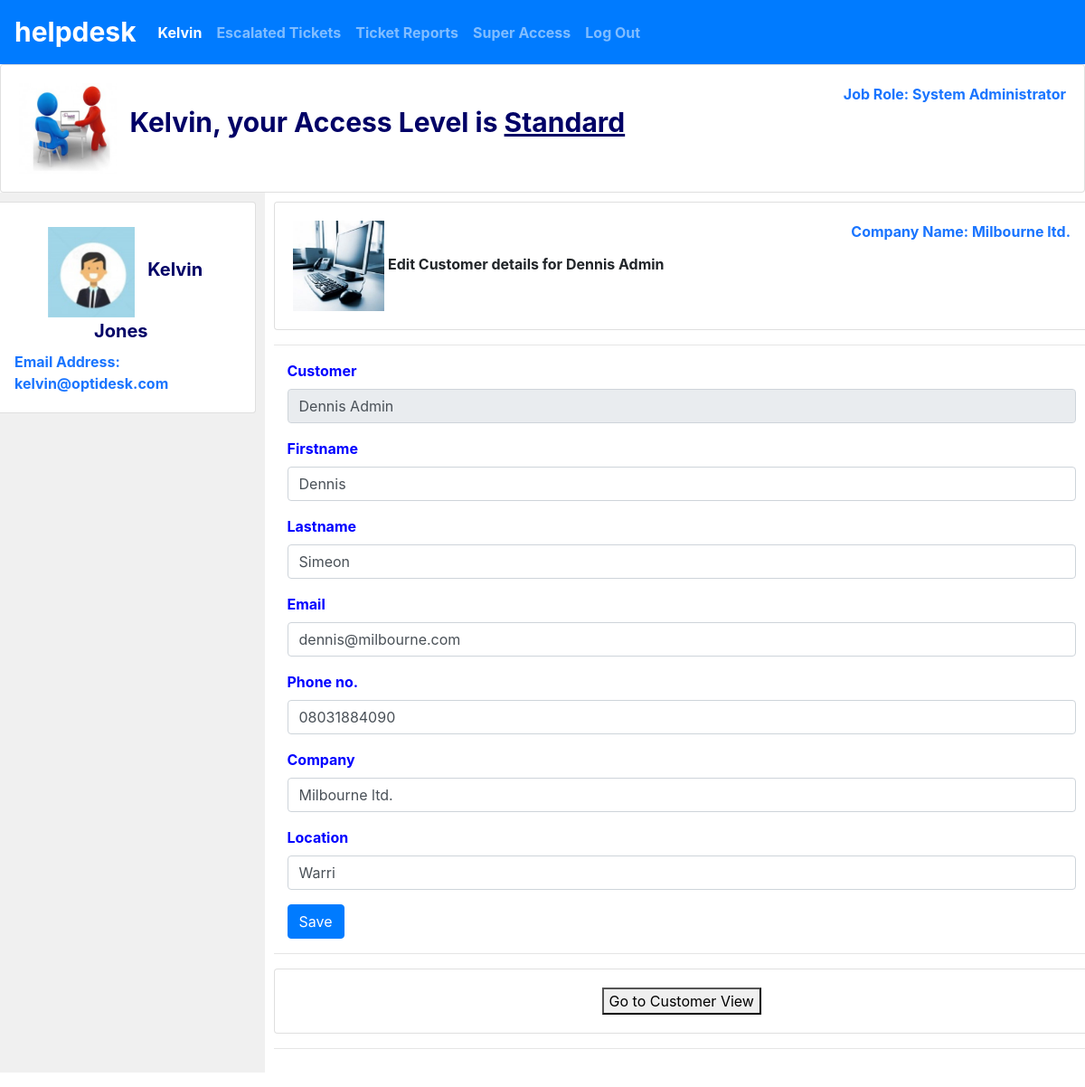
Screenshot of /edit_customer/1 (signed in) with the database file from the repository.
### helpdesk/models.py (models this page shows, shortened)
class User(AbstractUser):
    pass
    ACCESS = (
        ('Regular', 'Regular'),
        ('Standard', 'Standard'),
        ('Admin', 'Admin')
    )
    access = models.CharField(max_length=15, choices=ACCESS, verbose_name="access", default="Regular")
    role = models.CharField(max_length=60)
    location = models.CharField(max_length=120, blank=True)

class Dynamics(models.Model):
    name = models.CharField(max_length=150)
    image = models.ImageField(upload_to='images', blank=True, null=True)

class Picture(models.Model):
    user = models.ForeignKey(User, on_delete=models.CASCADE, related_name='image_profile')
    image = models.ImageField(upload_to='images', null=True)

class Customer(models.Model):
    customer =  models.CharField(max_length=30, unique=True)
    firstname =  models.CharField(max_length=30)
    lastname =  models.CharField(max_length=30)
    email =  models.CharField(max_length=30)
    phone_no = models.CharField(max_length=20)
    company = models.CharField(max_length=30)
    location = models.CharField(max_length=120, blank=True)

### helpdesk/views.py (the view, shortened to what this page needs)
# urls.py: path("edit_customer/<int:id>", views.edit_customer, name="edit_customer"),
def edit_customer(request, id):
    if request.user.is_authenticated:
        user = request.user
        user_picture = User.objects.get(username=user)
        pictures = Picture.objects.filter(user=user_picture)
        pictures_count = pictures.count()
        if pictures_count == 0:
            picture = Dynamics.objects.get(id=1)
        else:
            picture = pictures.first()
            if request.method == 'GET':
                profile = Customer.objects.get(id=id)
                return render(request, "helpdesk/edit_customer.html", {
                    "picture": picture,
                    "support": Dynamics.objects.get(id=4),
                    "helpdesk": Dynamics.objects.get(id=2),
			        "profile": profile
			        })
    else:
        return redirect('index')

### helpdesk/templates/helpdesk/edit_customer.html (shortened to what this page needs)
{% extends "helpdesk/layout.html" %}
{% block body %}
    <div class="card">
        <div class="card-body">
            <img class="img-fluid" src="{{helpdesk.image.url}}" alt="Profile Picture" style="max-height:100px">
		    <strong id="no_profilename">Edit Customer details for {{profile.customer}}</strong>
		    <object align="right" class="profile_info">
		        <span class="btn-total-person"><strong>Company Name: {{profile.company}}</strong> </span>
		    </object>
        </div>
    </div>
<hr />
<div class="container Account">
    <form action="{% url 'edit_customer' profile.id %}" method="POST" >
        <div class="form-group">
            <label class="label-account"><strong>Customer</strong></label>
            <input class="form-control" type="text" name="first_name" placeholder="Customer" value="{{profile.customer|title}}" disabled="true">
        </div>
        <div class="form-group">
            <label class="label-account"><strong>Firstname</strong></label>
            <input class="form-control" type="text" name="firstname" placeholder="Firstname" value="{{profile.firstname|title}}">
        </div>
		<div class="form-group">
            <label class="label-account"><strong>Lastname</strong></label>
            <input class="form-control" type="text" name="lastname" placeholder="Lastname" value="{{profile.lastname|title}}">
        </div>
        <div class="form-group">
            <label class="label-account"><strong>Email</strong></label>
            <input class="form-control" type="email" name="email" placeholder="Email" value="{{profile.email}}">
        </div>
		<div class="form-group">
            <label class="label-account"><strong>Phone no.</strong></label>
            <input class="form-control" type="text" name="phone_no" placeholder="Phone no." value="{{profile.phone_no}}">
        </div>
		<div class="form-group">
            <label class="label-account"><strong>Company</strong></label>
            <input class="form-control" type="text" name="company" placeholder="Company" value="{{profile.company}}">
        </div>
        <div class="form-group">
            <label class="label-account"><strong>Location</strong></label>
            <input class="form-control" type="text" name="location" placeholder="Location" value="{{profile.location}}">
        </div>
        <input class="btn btn-primary login-buttom save" type="submit" value="Save">
    </form>
</div>
<hr />
<div class="card">
    <div class="card-body">
	    <center>
	        <button onclick="window.location.href='{% url 'customer_view' %}'"> Go to Customer View</button>
        </center>
	</div>
</div>
<hr />
{% endblock %}

### helpdesk/templates/helpdesk/head.html (shortened to what this page needs)
<nav class="navbar navbar-expand-lg navbar-dark bg-primary">
            <a class="navbar-brand" href="{% url 'index' %}"><b style="font-size:30px;">helpdesk</b></a>
            <div>
			{% with request.resolver_match.url_name as url_name %}
              <ul class="navbar-nav mr-auto">
                {% if user.is_authenticated %}
                    <li class="nav-item {% if url_name == 'profile' %}active{% endif %}" >
                        <a class="nav-link active" aria-current="page" href="{% url 'profile' user.username %}"><strong>{{ user.username|capfirst }}</strong></a>
                    </li>
                    <li class="nav-item {% if url_name == 'escalate' %}active{% endif %}">
                        <a class="nav-link" href="{% url 'escalate' %}"><strong>Escalated Tickets</strong></a>
                    </li>
					<li class="nav-item {% if url_name == 'view_reports' %}active{% endif %}">
                        <a class="nav-link" href="{% url 'view_reports' %}"><strong>Ticket Reports</strong></a>
                    </li>
				    {% if request.user.access != 'Regular' %}
		                <li class="nav-item {% if url_name == 'super' %}active{% endif %}">
                            <a class="nav-link" href="{% url 'super' %}"><strong>Super Access</strong></a>
                        </li>
				    {% endif %}
			        <li class="nav-item {% if url_name == 'logout' %}active{% endif %}">
                        <a class="nav-link" href="{% url 'logout' %}"><strong>Log Out</strong></a>
                    </li>
                {% endif %}
              </ul>
			{% endwith %}
            </div>
    </nav>
{% if user.is_authenticated %}
    <div class="card">
        <div class="card-body">
            <img class="img-fluid" src="{{support.image.url}}" alt="Profile Picture" style="max-height:100px">
		        <strong id="access_type">{{user.username|title}}, your Access Level is <u>{{user.access}}</u></strong>
		    <object align="right" class="profile_info">
		        <span class="btn-total-follow"><strong>Job Role: {{user.role}}</strong> </span>
		    </object>
        </div>
    </div>
{% endif %}

### helpdesk/templates/helpdesk/profile_picture.html (shortened to what this page needs)
{% if user.is_authenticated %}
    {% if request.user.first_name == "" %}
    <div class="card">
        <div class="card-body">
            <img class="img-fluid" src="{{picture.image.url}}" alt="Profile Picture" style="max-height:100px">
		    <strong class="no_profilename">Update your profile details and picture</strong>
		    <object align="right" class="profile_info">
		        <span class="btn-total-person"><strong>Email Address: {{user.email}}</strong> </span>
		    </object>
        </div>
    </div>
    {% else %}
	<div class="card">
        <div class="card-body">
            <a href="{% url 'profile' user.username %}" class="card-link btn btn-outline-helpdesk">
                <img class="img-fluid" src="{{picture.image.url}}" alt="Profile Picture" style="max-height:100px">
		        <strong id="profile_name">{{user.first_name|capfirst}} {{user.last_name|capfirst}}</strong>
			</a>
		    <object align="right" class="profile_info">
		        <span class="btn-total-person"><strong>Email Address: {{user.email}}</strong> </span>
		    </object>
        </div>
    </div>
    {% endif%}
{% endif%}

### helpdesk/static/helpdesk/styles.css (style rules this page uses)
body { margin: 0; background-color: white; }
.all_tickets, #profile_name { font-size:30px; }
#profile_name { font-size:20px; }
.no_profilename, #access_type { font-size:30px; }
.label-account { color:blue; }
.all_tickets, .profile_info, .title { color:#1a75ff; }
#profile_name, .no_profilename, #access_type, #admin_level { color:#000066; padding:10px; }

### rows the page displays
User: username "Kelvin", access "Standard", role "System Administrator", first_name "Kelvin", last_name "Jones", email "kelvin@optidesk.com"
Dynamics: image (picture)
Picture: image (picture)
Dynamics: image (picture)
Customer: customer "Dennis Admin", company "Milbourne ltd.", first_name "Dennis Admin", firstname "Dennis", lastname "Simeon", email "dennis@milbourne.com", phone_no "08031884090", location "Warri"
